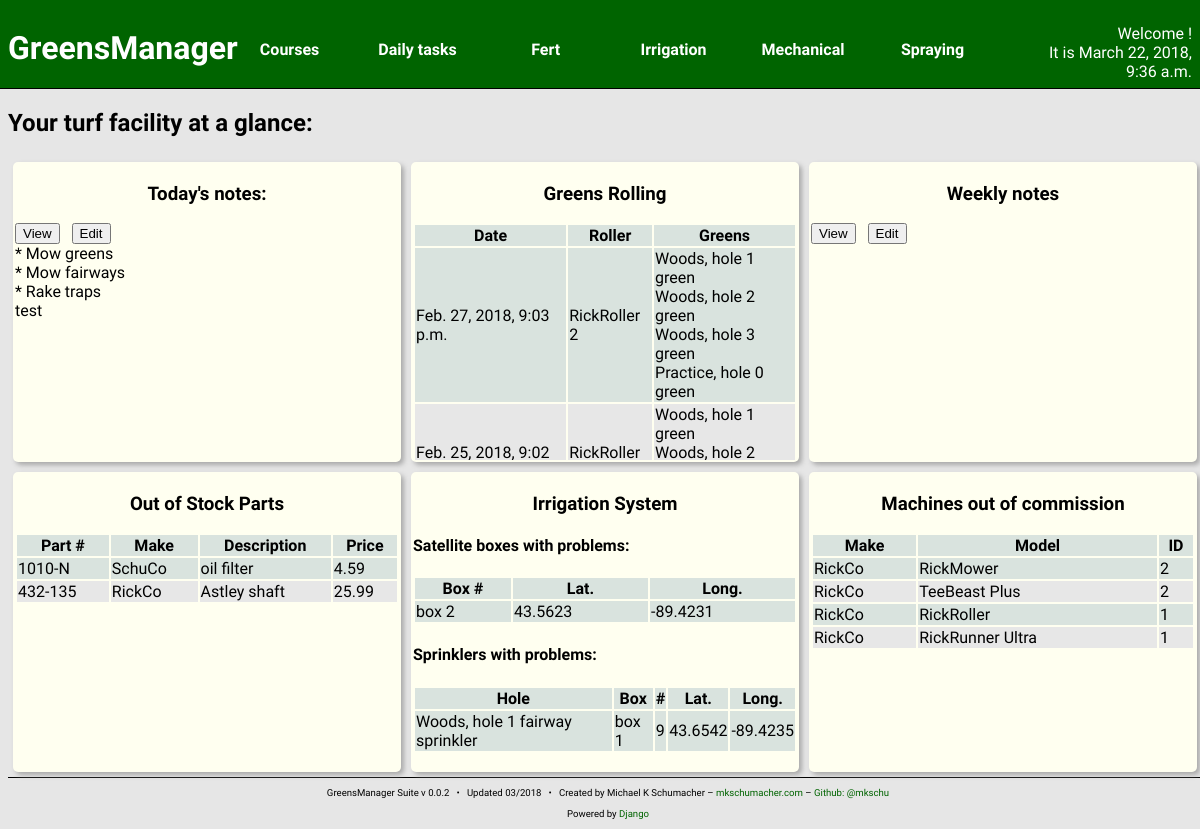
Before: / with the older database file.
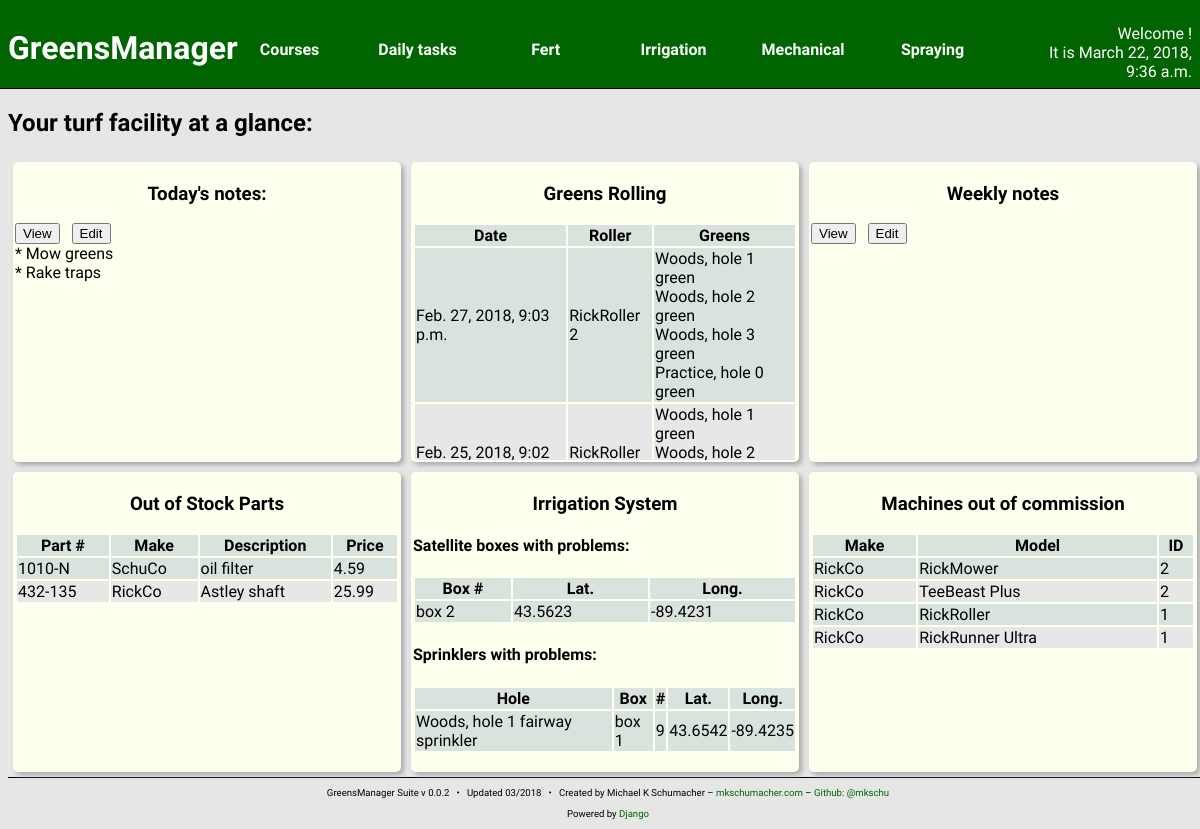
After: the same page with the newer database file.
### notes/models.py (models this page shows)
class Note(models.Model):
	created_at = models.DateTimeField(auto_now_add=True)
	updated_at = models.DateTimeField(auto_now=True)
	created_by = models.ForeignKey(User, related_name="creator")
	updated_by = models.ForeignKey(User, related_name="editor")
	content = models.TextField()

### rolling/models.py (models this page shows)
class Rolling(models.Model):
    roll_date = models.DateTimeField(default = timezone.now)
    roller = models.ManyToManyField('machines.Roller')
    created_at = models.DateTimeField(auto_now_add=True)
    updated_at = models.DateTimeField(auto_now=True)

class GreensRolling(Rolling):
    green = models.ManyToManyField('courses.Green')

class Rolling(models.Model):
    roll_date = models.DateTimeField(default = timezone.now)
    roller = models.ManyToManyField('machines.Roller')
    created_at = models.DateTimeField(auto_now_add=True)
    updated_at = models.DateTimeField(auto_now=True)

### machines/models.py (models this page shows)
class Machine(models.Model):
    make = models.CharField(max_length=128)
    model = models.TextField(max_length=256)
    year = models.IntegerField()
    ident_number = models.CharField(max_length=16,
                                    blank = True,
                                    null = True)
    date_purchased = models.DateField()
    hours = models.FloatField()
    in_commission = models.BooleanField(default = True)
    fuel_type = models.ManyToManyField('parts.Fuel',
                                       blank = True,
                                       related_name = '+')
    oil_type = models.ManyToManyField('parts.Oil',
                                      blank = True,
                                      related_name = '+')
    oil_capacity = models.FloatField(blank = True, null = True)
    hyd_oil_type = models.ManyToManyField('parts.Oil',
                                          blank = True,
                                          related_name = '+')
    hyd_oil_capacity = models.FloatField(blank = True, null = True)
    oil_filter = models.ManyToManyField('parts.Filter',
                                        blank = True,
                                        related_name = '+')
    hyd_oil_filter = models.ManyToManyField('parts.Filter',
                                            blank = True,
                                            related_name = '+')
    fuel_filter = models.ManyToManyField('parts.Filter',
                                         blank = True,
                                         related_name = '+')
    created_at = models.DateTimeField(auto_now_add=True)
    updated_at = models.DateTimeField(auto_now=True)
    def __str__(self):
        return "%s %s" % (self.model, self.ident_number)

### courses/models.py (models this page shows)
class TurfFeature(models.Model):
    area = models.IntegerField()
    soil_type = models.ForeignKey('turfs.SoilType',
                                  blank = True,
                                  null = True)
    turf_species = models.ForeignKey('turfs.TurfgrassSpecies',
                                     blank = True,
                                     null = True)
    turf_cultivar = models.ForeignKey('turfs.Cultivar',
                                      blank = True,
                                      null = True)
    mow_direction = models.DecimalField(decimal_places=24,
                                        max_digits=32,
                                        default=0)
    created_at = models.DateTimeField(auto_now_add=True)
    updated_at = models.DateTimeField(auto_now=True)

class Green(TurfFeature):
    hole = models.ForeignKey(Hole, related_name='green')
    def __str__(self):
        return "%s green" % (self.hole)

class Hole(models.Model):
    number = models.IntegerField()
    nickname = models.CharField(max_length=256,
                                null = True,
                                blank = True)
    par = models.IntegerField(default = 4)
    yardage = models.IntegerField()
    course = models.ForeignKey(Course, related_name='hole')
    created_at = models.DateTimeField(auto_now_add=True)
    updated_at = models.DateTimeField(auto_now=True)
    def __str__(self):
        return "%s, hole %d" % (self.course,
                                self.number)

class Course(models.Model):
    name = models.CharField(max_length=256)
    created_at = models.DateTimeField(auto_now_add=True)
    updated_at = models.DateTimeField(auto_now=True)
    def __str__(self):
        return "%s" % (self.name)

class Fairway(TurfFeature):
    hole = models.ForeignKey(Hole, related_name='fairway')
    def __str__(self):
        return "%s fairway" % (self.hole)

### parts/models.py (models this page shows, shortened)
class Part(models.Model):
    part_no = models.CharField(max_length=256)
    alt_part_no = models.CharField(max_length=256,
                                   blank = True,
                                   null = True)
    make = models.CharField(max_length=256)
    description = models.TextField(blank = True, null = True)
    location = models.TextField(blank = True, null = True)
    in_stock = models.PositiveIntegerField()
    price = models.DecimalField(decimal_places = 2,
                                max_digits = 10)
    obsolete = models.BooleanField(default = False)
    created_at = models.DateTimeField(auto_now_add=True)
    updated_at = models.DateTimeField(auto_now=True)

### irrigation/models.py (models this page shows)
class SatelliteBox(models.Model):
    class Meta:
        verbose_name_plural = 'Satellite boxes'
    box_number = models.IntegerField()
    latitude = models.FloatField()
    longitude = models.FloatField()
    problem = models.BooleanField(default = False)
    created_at = models.DateTimeField(auto_now_add=True)
    updated_at = models.DateTimeField(auto_now=True)
    def __str__(self):
        return "box %d" % (self.box_number)

class SprinklerHead(models.Model):
    sprinkler_number = models.IntegerField()
    latitude = models.FloatField()
    longitude = models.FloatField()
    distance = models.IntegerField(blank = True, null = True)
    satellite_box = models.ForeignKey(SatelliteBox)
    hole = models.ForeignKey('courses.Hole',
                             blank = True,
                             null = True)
    tee = models.ForeignKey('courses.Tee',
                            blank = True,
                            null = True)
    fairway = models.ForeignKey('courses.Fairway',
                                blank = True,
                                null = True)
    green = models.ForeignKey('courses.Green',
                              blank = True,
                              null = True)
    rough = models.ForeignKey('courses.Rough',
                              blank = True,
                              null = True)
    problem = models.BooleanField(default = False)
    created_at = models.DateTimeField(auto_now_add=True)
    updated_at = models.DateTimeField(auto_now=True)
    def __str__(self):
        if self.tee:
            return "%s sprinkler" % (self.tee)
        elif self.fairway:
            return "%s sprinkler" % (self.fairway)
        elif self.green:
            return "%s sprinkler" % (self.green)
        elif self.rough:
            return "%s sprinkler" % (self.rough)
        else:
            return "sprinkler on %s" % (self.satellite_box)

### welcome/views.py (the view)
# urls.py: url(r'^', views.index, name="index"),
def index(request):
    curr_time = now()
    course_list = Courses.Course.objects.all()
    hole_list = Courses.Hole.objects.all()
    box_probs = Irrig.SatelliteBox.objects.filter(problem=True)
    sprinkler_probs = \
        Irrig.SprinklerHead.objects.filter(problem=True)
    drain_probs = \
        Irrig.Drain.objects.filter(problem=True)
    oos_parts = \
        Parts.Part.objects.filter(in_stock=0) \
            .order_by('-updated_at')[:5]
    greens_mowing = \
        Mow.GreensMowing.objects.all().order_by('-mow_date')[:5]
    tee_mowing = \
        Mow.TeeMowing.objects.all().order_by('-mow_date')[:5]
    greens_rolling = \
        Roll.GreensRolling.objects.all().order_by('-roll_date')[:5]
    recent_fert = \
        Fert.Fertilizing.objects.all().order_by('-fert_date')[:5]
    greens_fert = \
        Fert.GreensFert.objects.all().order_by('-fert_date')[:5]
    tees_fert = \
        Fert.TeeFert.objects.all().order_by('-fert_date')[:5]
    ooc_machines = \
        Machines.Machine.objects.filter(in_commission=False) \
            .order_by('-updated_at')[:5]
    greens_mow_dir = greens_mow_direction()
    tee_mow_dir = tee_mow_direction()
    fairway_mow_dir = fairway_mow_direction()
    try:
        daily_notes = \
            Notes.DailyNote.objects.get(valid_date=curr_time)
    except Exception:
        daily_notes = \
            Notes.DailyNote.objects.all().order_by('-valid_date').first()
    daily_form = NoteF.DailyNoteEdit(instance=daily_notes)
    try:
        weekly_notes = \
            Notes.WeeklyNote.objects.filter(end_date__gte=curr_time).order_by(
                'start_date').first()
    except Exception:
        weekly_notes = \
            Notes.WeeklyNote.objects.all().order_by('-end_date').first()
    weekly_form = NoteF.WeeklyNoteEdit(instance=weekly_notes)
    context = {
        'curr_time': curr_time,
        'course_list': course_list,
        'hole_list': hole_list,
        'box_probs': box_probs,
        'sprinkler_probs': sprinkler_probs,
        'drain_probs': drain_probs,
        'oos_parts': oos_parts,
        'greens_mowing': greens_mowing,
        'tee_mowing': tee_mowing,
        'greens_roll': greens_rolling,
        'recent_fert': recent_fert,
        'greens_fert': greens_fert,
        'tees_fert': tees_fert,
        'ooc_machines': ooc_machines,
        'daily_notes': daily_notes,
        'daily_form': daily_form,
        'weekly_notes': weekly_notes,
        'weekly_form': weekly_form,
        'greens_mow_dir': greens_mow_dir,
        'tee_mow_dir': tee_mow_dir,
        'fairway_mow_dir': fairway_mow_dir,
    }
    return render(request, 'welcome/index.html', context)

### welcome/templates/welcome/index.html (shortened to what this page needs)
{% include "head.html" %}
<h2>Your turf facility at a glance:</h2>
<section class="content-block">
<div class="scroll-container">
    <h3>Today's notes:</h3>
    <button id="dailyViewButton">View</button> &nbsp;
    <button id="dailyEditButton">Edit</button>
    <div id="dailyView" class="notes-view">{{ daily_notes.content }}</div>
</div>
</section>
<section class="content-block">
<div class="scroll-container">
    <h3>Greens Rolling</h3>
    <table>
        <thead>
            <th>Date</th>
            <th>Roller</th>
            <th>Greens</th>
        </thead>
        {% for r in greens_roll %}
        <tr>
            <td>{{ r.roll_date }}</td>
            <td>{{ r.roller.first }}</td>
            <td>
                {% for g in r.green.all %}
                    {{ g }}
                    <br />
                {% endfor %}
            </td>
        </tr>
        {% endfor %}
    </table>
</div>
</section>
<section class="content-block">
<div class="scroll-container">
    <h3>Weekly notes</h3>
    <button id="weeklyViewButton">View</button> &nbsp;
    <button id="weeklyEditButton">Edit</button>
</div>
</section>
<section class="content-block">
<div class="scroll-container">
    <h3>Out of Stock Parts</h3>
    <table>
        <thead>
            <th>Part #</th>
            <th>Make</th>
            <th>Description</th>
            <th>Price</th>
        </thead>
        {% for p in oos_parts %}
        <tr>
            <td>{{ p.part_no }}</td>
            <td>{{ p.make }}</td>
            <td>{{ p.description }}</td>
            <td>{{ p.price }}</td>
        </tr>
        {% endfor %}
    </table>
</div>
</section>
<section class="content-block">
<div class="scroll-container">
    <h3>Irrigation System</h3>
    <h4>Satellite boxes with problems:</h4>
    <table>
        <thead>
            <th>Box #</th>
            <th>Lat.</th>
            <th>Long.</th>
        </thead>
        {% for b in box_probs %}
        <tr>
            <td>{{ b }}</td>
            <td>{{ b.latitude }}</td>
            <td>{{ b.longitude }}</td>
        </tr>
        {% endfor %}
    </table>
    <h4>Sprinklers with problems:</h4>
    <table>
        <thead>
            <th>Hole</th>
            <th>Box</th>
            <th>#</th>
            <th>Lat.</th>
            <th>Long.</th>
        </thead>
        {% for s in sprinkler_probs %}
        <tr>
            <td>{{ s }}</td>
            <td>{{ s.satellite_box }}</td>
            <td>{{ s.sprinkler_number }}</td>
            <td>{{ s.latitude }}</td>
            <td>{{ s.longitude }}</td>
        </tr>
        {% endfor %}
    </table>
</div>
</section>
<section class="content-block">
<div class="scroll-container">
    <h3>Machines out of commission</h3>
    <table>
        <thead>
            <th>Make</th>
            <th>Model</th>
            <th>ID</th>
        </thead>
        {% for m in ooc_machines %}
        <tr>
            <td>{{ m.make }}</td>
            <td>{{ m.model }}</td>
            <td>{{ m.ident_number }}</td>
        </tr>
        {% endfor %}
    </table>
</div>
</section>
{% include "foot.html" %}

### greensManager/templates/head.html (shortened to what this page needs)
<!DOCTYPE html>
<html>
{% load static %}
<head>
    <link rel="stylesheet"
          type="text/css"
          href="{% static 'styles/main.css' %}" />
    <link rel="stylesheet"
          type="text/css"
          href="{% static 'styles/tablet.css' %}" />
</head>
<body>
<header>
    <a href="{% url 'welcome:index' %}">
        <h1>GreensManager</h1>
    </a>
    <nav>
        <ul>
            <div class="parent-menu">
                <li><a href="{% url 'courses:index' %}">Courses</a>
                </li>
            </div>
            <div class="parent-menu">
                <li><a href="{% url 'welcome:daily' %}">Daily tasks</a>
                </li>
            </div>
            <div class="parent-menu">
                <li>Fert
                </li>
            </div>
            <div class="parent-menu">
                <li>Irrigation
                </li>
            </div>
            <div class="parent-menu">
                <li>Mechanical
                </li>
            </div>
            <div class="parent-menu">
                <li>Spraying
                </li>
            </div>
        </ul>
    </nav>
    <p class="right-aligned" id="session-info">
        Welcome {{ user.get_username }}!<br />
        It is {{ curr_time }}
    </p>
</header>

### greensManager/templates/foot.html
    <footer>
        <p>
            GreensManager Suite v 0.0.2 &nbsp; &bull; &nbsp;
            Updated 03/2018 &nbsp; &bull; &nbsp;
            Created by Michael K Schumacher &ndash;
            <a href="https://mkschumacher.com" target="_blank">
                mkschumacher.com
            </a> &ndash;
            <a href="https://github.com/mkschu" target="_blank">
                Github: @mkschu
            </a>
        </p>
        <p>
            Powered by <a href="https://djangoproject.com"
                          target="_blank">Django</a>
        </p>
    </footer>
</body>
</html>

Changed rows visible on the page:
changed Note: content "* Mow greens * Mow fairways * Rake traps test" → "* Mow greens * Rake traps"
